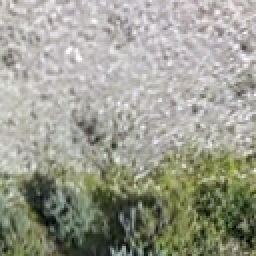
#> input picture data/converted_img/Stone Garden_Ortophoto_WGS84_UTM45N_2021_36_45.png, 128 x 128 px (shown 2 times larger); its folder holds only this picture in this run
$ python augment.py
#> lines starting #> are read from the running program, lines starting #| are printed output that depends on the picture
from PIL import Image
from pathlib import Path

def augment(folder):
    files = [img for img in folder.glob('**/*') if img.is_file()]
    for file in files:
        name = file.parts[-1].split('.')
        img = Image.open(file)
#> img is the input picture: PIL image 128x128 RGB; mean R, G, B 155.8, 157.2, 144.1
        rot_img = [img.rotate(45*i) for i in range(1,8)]
#> rot_img = 7 items
        rot_names = [folder/(f"{name[0]}_rotate_{45*i}.{name[1]}") for i in range(len(rot_img))]
#> rot_names = 7 items
        for i in range(len(rot_img)):
            rot_img[i].save(rot_names[i])
#> this loop made 7 passes
#> pass 1, in augment, `rot_img[i].save(rot_names[i])`:
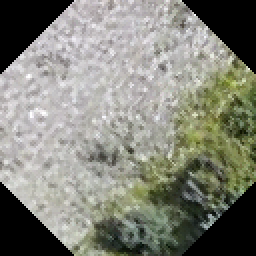
#> saved as Stone Garden_Ortophoto_WGS84_UTM45N_2021_36_45_rotate_0.png: PIL image 128x128 RGB (shown 2 times larger); mean R, G, B 130.8, 131.9, 121.5
#> pass 2, in augment, `rot_img[i].save(rot_names[i])`:
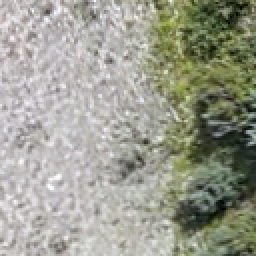
#> saved as Stone Garden_Ortophoto_WGS84_UTM45N_2021_36_45_rotate_45.png: PIL image 128x128 RGB (shown 2 times larger); mean R, G, B 155.8, 157.2, 144.1

        flip_img = img.transpose(method=Image.Transpose.FLIP_LEFT_RIGHT)
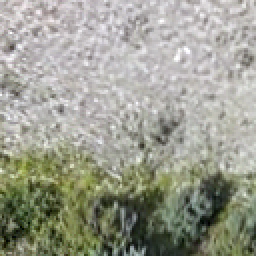
#> flip_img: PIL image 128x128 RGB (shown 2 times larger); mean R, G, B 155.8, 157.2, 144.1
        flip_img.save(folder/f"{name[0]}_flip_left_right.{name[1]}")
        flip_img = img.transpose(method=Image.Transpose.FLIP_TOP_BOTTOM)
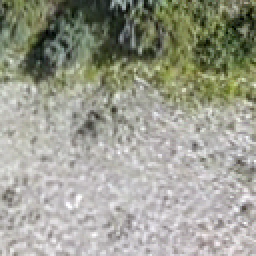
#> flip_img: PIL image 128x128 RGB (shown 2 times larger); mean R, G, B 155.8, 157.2, 144.1
        flip_img.save(folder/f"{name[0]}_flip_top_bottom.{name[1]}")

if __name__ == "__main__":
    img_folder = Path("data/converted_img")
    mask_folder = Path("data/mask")
    augment(img_folder)
    augment(mask_folder)

$ run again, on data/converted_img/Stone Garden_Ortophoto_WGS84_UTM45N_2021_40_271.png
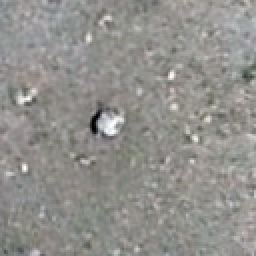
#> input picture data/converted_img/Stone Garden_Ortophoto_WGS84_UTM45N_2021_40_271.png, 128 x 128 px (shown 2 times larger)
#> in augment, img is the input picture: PIL image 128x128 RGB; mean R, G, B 145.6, 144.6, 141
#> rot_img = 7 items
#> the loop in augment, `for i in range(len(rot_img)):` made 7 passes
#> pass 1, in augment, `rot_img[i].save(rot_names[i])`:
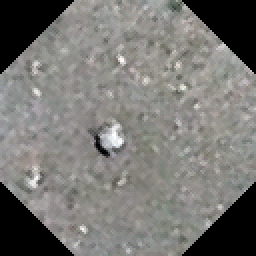
#> saved as Stone Garden_Ortophoto_WGS84_UTM45N_2021_40_271_rotate_0.png: PIL image 128x128 RGB (shown 2 times larger); mean R, G, B 120, 119, 115.8
#> in augment, `flip_img = img.transpose(method=Image.Transpose.FLIP_TOP_BOTTOM)`:
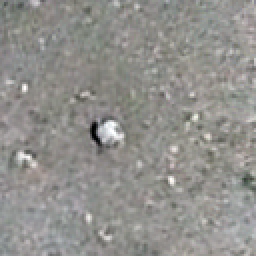
#> flip_img: PIL image 128x128 RGB (shown 2 times larger); mean R, G, B 145.6, 144.6, 141

$ run again, on data/converted_img/Stone Garden_Ortophoto_WGS84_UTM45N_2021_41_339.png
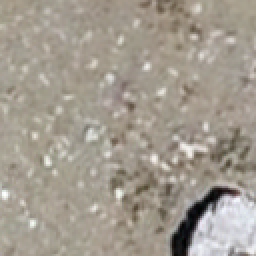
#> input picture data/converted_img/Stone Garden_Ortophoto_WGS84_UTM45N_2021_41_339.png, 128 x 128 px (shown 2 times larger)
#> in augment, img is the input picture: PIL image 128x128 RGB; mean R, G, B 162.4, 154.9, 143.6
#> rot_img = 7 items
#> the loop in augment, `for i in range(len(rot_img)):` made 7 passes
#> pass 1, in augment, `rot_img[i].save(rot_names[i])`:
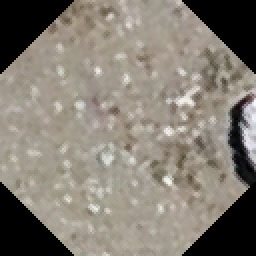
#> saved as Stone Garden_Ortophoto_WGS84_UTM45N_2021_41_339_rotate_0.png: PIL image 128x128 RGB (shown 2 times larger); mean R, G, B 132.1, 125.5, 115.6
#> in augment, `flip_img = img.transpose(method=Image.Transpose.FLIP_TOP_BOTTOM)`:
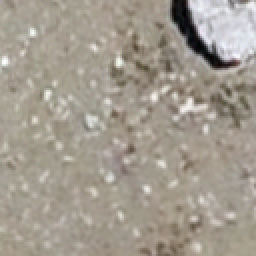
#> flip_img: PIL image 128x128 RGB (shown 2 times larger); mean R, G, B 162.4, 154.9, 143.6

$ run again, on data/converted_img/Stone Garden_Ortophoto_WGS84_UTM45N_2021_41_340.png
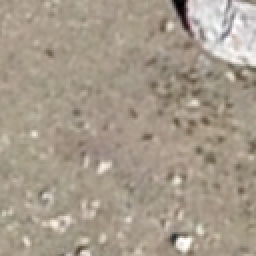
#> input picture data/converted_img/Stone Garden_Ortophoto_WGS84_UTM45N_2021_41_340.png, 128 x 128 px (shown 2 times larger)
#> in augment, img is the input picture: PIL image 128x128 RGB; mean R, G, B 166.1, 154.7, 139.6
#> rot_img = 7 items
#> the loop in augment, `for i in range(len(rot_img)):` made 7 passes
#> pass 1, in augment, `rot_img[i].save(rot_names[i])`:
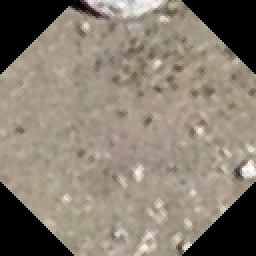
#> saved as Stone Garden_Ortophoto_WGS84_UTM45N_2021_41_340_rotate_0.png: PIL image 128x128 RGB (shown 2 times larger); mean R, G, B 135.7, 126, 113.1
#> in augment, `flip_img = img.transpose(method=Image.Transpose.FLIP_TOP_BOTTOM)`:
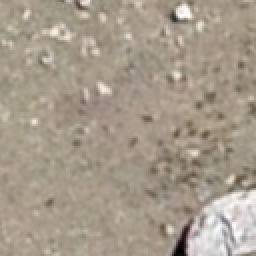
#> flip_img: PIL image 128x128 RGB (shown 2 times larger); mean R, G, B 166.1, 154.7, 139.6

$ run again, on data/converted_img/Stone Garden_Ortophoto_WGS84_UTM45N_2021_37_350.png
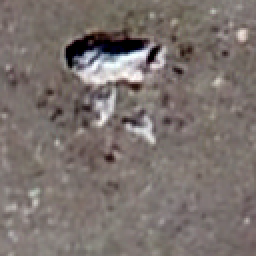
#> input picture data/converted_img/Stone Garden_Ortophoto_WGS84_UTM45N_2021_37_350.png, 128 x 128 px (shown 2 times larger)
#> in augment, img is the input picture: PIL image 128x128 RGB; mean R, G, B 123, 113.8, 109.8
#> rot_img = 7 items
#> the loop in augment, `for i in range(len(rot_img)):` made 7 passes
#> in augment, `flip_img = img.transpose(method=Image.Transpose.FLIP_TOP_BOTTOM)`:
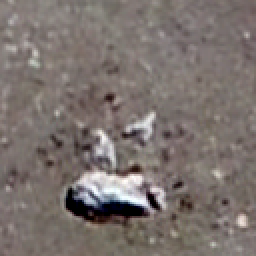
#> flip_img: PIL image 128x128 RGB (shown 2 times larger); mean R, G, B 123, 113.8, 109.8
